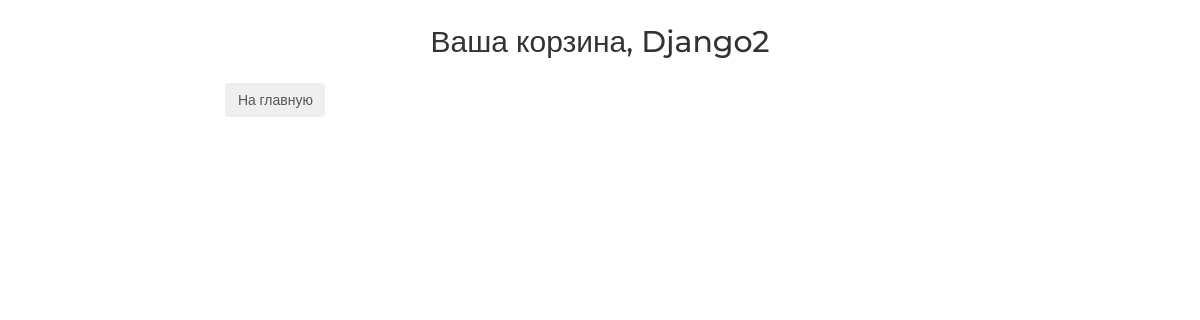
/basket/ (signed in), run on an earlier commit of the app's database.
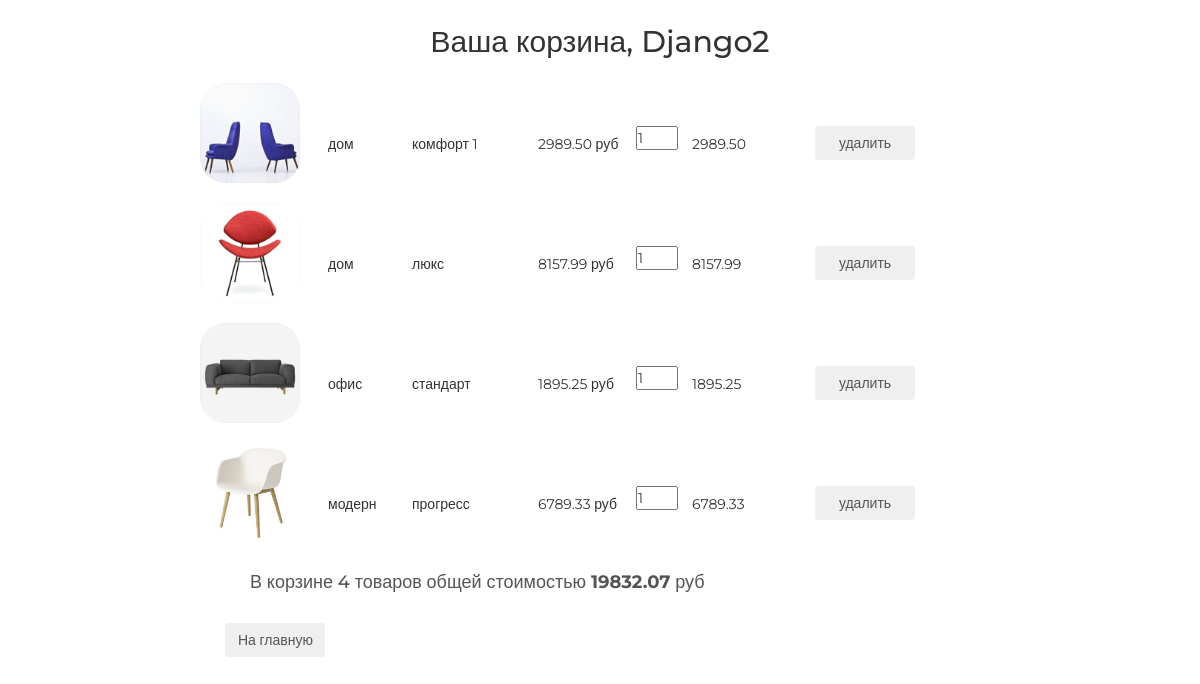
And on a later commit of the database.
### basketapp/models.py (models this page shows)
class Basket(models.Model):
    user = models.ForeignKey(settings.AUTH_USER_MODEL, on_delete=models.CASCADE, related_name='basket')
    product = models.ForeignKey(Product, on_delete=models.CASCADE)
    quantity = models.PositiveIntegerField(default=0, verbose_name='количество')
    add_datetime = models.DateField(auto_now_add=True, verbose_name='время')
    @property
    def product_cost(self):
        return self.product.price * self.quantity
    @property
    def total_quantity(self):
        _products = Basket.objects.filter(user=self.user)
        _total_quantity = sum([product.quantity for product in _products])
        return _total_quantity
    @property
    def total_cost(self):
        _products = Basket.objects.filter(user=self.user)
        _total_cost = sum([product.product_cost for product in _products])
        return _total_cost

### mainapp/models.py (models this page shows, shortened)
class Product(models.Model):
    category = models.ForeignKey(ProductCategory, on_delete=models.CASCADE)
    name = models.CharField(max_length=128, verbose_name='имя продукта')
    image = models.ImageField(upload_to='products_images', blank=True)
    short_desc = models.CharField(max_length=128, blank=True, verbose_name='краткое описание продукта')
    description = models.TextField(blank=True, verbose_name='описание продукта')
    price = models.DecimalField(max_digits=8, decimal_places=2, default=0, verbose_name='цена продукта')
    quantity = models.PositiveIntegerField(default=0, verbose_name='количество на складе')
    class Meta:
        verbose_name = 'продукт'
        verbose_name_plural = 'продукты'

class ProductCategory(models.Model):
    name = models.CharField(max_length=64, unique=True, verbose_name='категория')
    description = models.CharField(max_length=128, blank=True, verbose_name='описание')
    is_active = models.BooleanField(default=True, verbose_name='активна')
    class Meta:
        verbose_name = 'категория'
        verbose_name_plural = 'категории'

### authapp/models.py (models this page shows)
class ShopUser(AbstractUser):
    avatar = models.ImageField(upload_to='users_avatar', blank=True)
    age = models.PositiveIntegerField(verbose_name='возраст')

### basketapp/views.py (the view)
# urls.py: path('', basketapp.basket, name='basket'),
@login_required
def basket(request):
    title = 'корзина'
    basket = Basket.objects.filter(user=request.user).order_by('product__category')
    context = {
        'title': title,
        'basket': basket,
    }
    return render(request, 'basketapp/basket.html', context)

### basketapp/templates/basketapp/basket.html
{% extends 'basketapp/base.html' %}
{% load static %}
{% block content %}
    <div class="basket_list">
    {% include 'basketapp/includes/inc_basket.html' %}
    </div>
    <button class="btn btn-round">
        <a href="{% url 'main'%}">На главную</a>
    </button>
{% endblock %}

### basketapp/templates/basketapp/includes/inc_basket.html
{% for item in basket %}
<div class="basket_record">
    <img src="/media/{{ item.product.image }}" alt="{{ item.product.short_desc }}">
    <span class="category_name">{{ item.product.category.name }}</span>
    <span class="product_name">{{ item.product.name }}</span>
    <span class="product_price">{{ item.product.price }}&nbspруб</span>
    <input type="number" name="{{ item.pk }}" min="0" value="{{ item.quantity }}">
    <span class="product_cost">{{ item.product_cost }}</span>
    <button class="btn btn-round">
        <a href="{% url 'basket:remove' item.pk %}" class="">
            удалить
        </a>
    </button>
</div>
{% endfor %}
{% if basket %}
    <div class="basket_summary">
        <h4>В корзине {{ basket.0.total_quantity }} товаров общей стоимостью
                  <strong>{{ basket.0.total_cost }}</strong>&nbspруб</h4>
    </div>
{% endif %}

What changed in the data, as far as the page shows it:
added Basket: product.image (picture), product.category.name "дом", product.name "комфорт 1", product.price "2989.50", quantity "1", product_cost "2989.50", user+quantity "4", user+product+quantity "19832.07"
added Basket: product.image (picture), product.category.name "дом", product.name "люкс", product.price "8157.99", quantity "1", product_cost "8157.99"
added Basket: product.image (picture), product.category.name "офис", product.name "стандарт", product.price "1895.25", quantity "1", product_cost "1895.25"
added Basket: product.image (picture), product.category.name "модерн", product.name "прогресс", product.price "6789.33", quantity "1", product_cost "6789.33"
Also different on the page:
text now shown: "В корзине товаров общей стоимостью руб"
